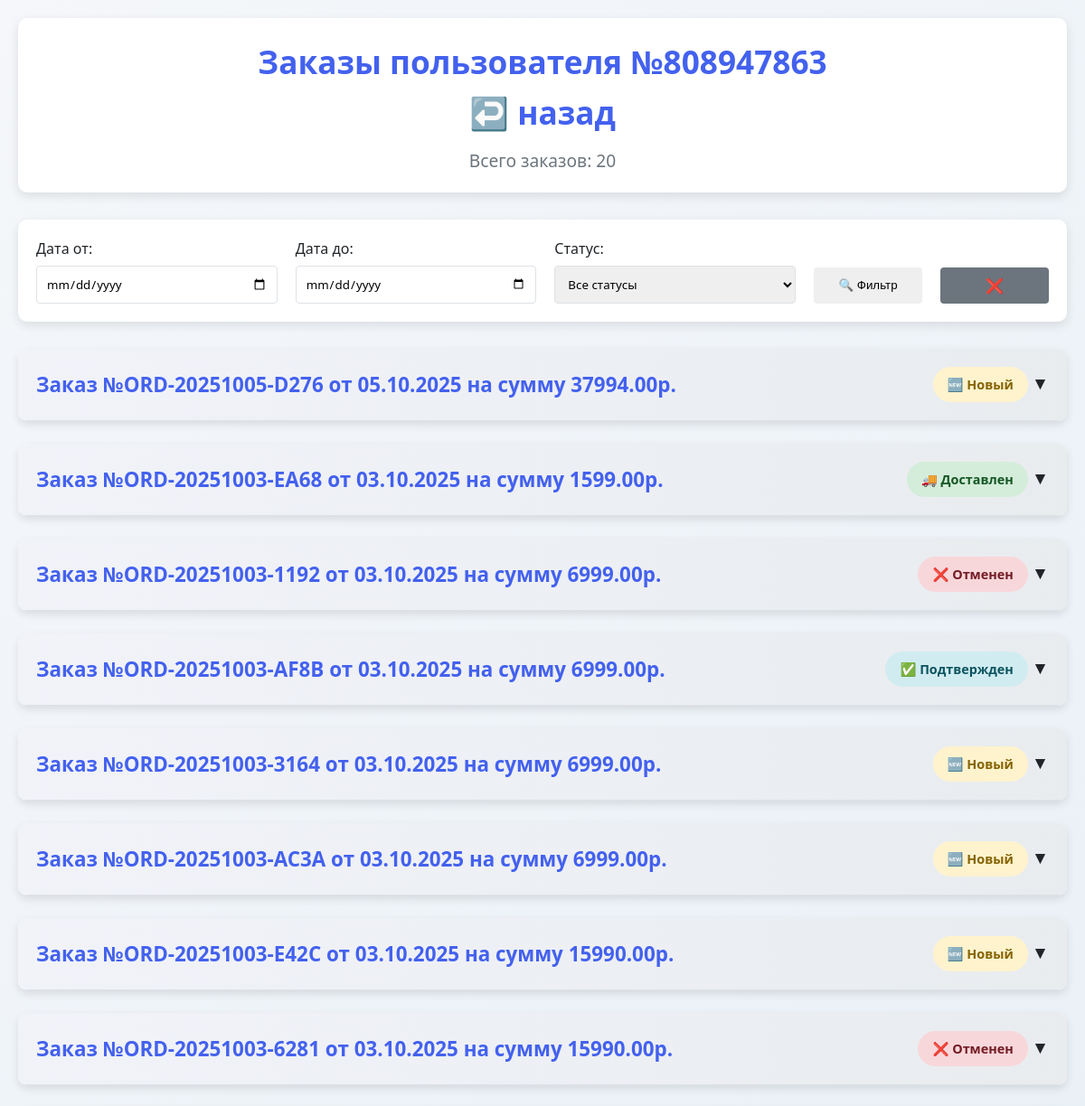
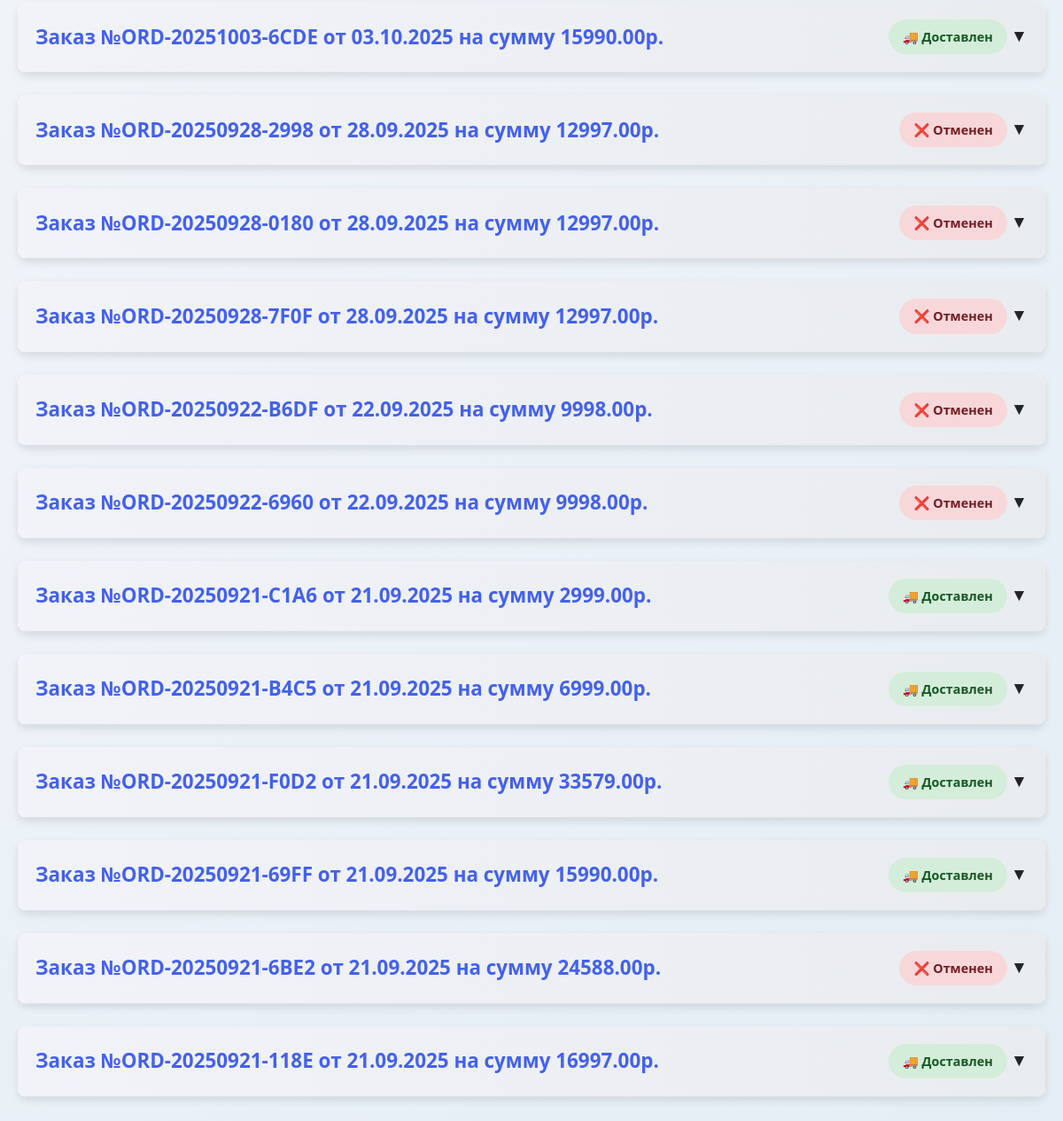
Page /orders/orders-page/user-orders/?user_id=808947863 on the committed database (2 pictures, top to bottom).
### database/models.py (models this page shows)
class Order(Base):
    __tablename__ = 'orders'
    id = Column(Integer, primary_key=True, index=True)
    user_id = Column(Integer, nullable=False)
    created_at = Column(DateTime, default=lambda: datetime.now(timezone(timedelta(hours=3))))
    status = Column(String(50), default="new")  # new / confirmed / delivered / cancelled
    total_amount = Column(Float, nullable=False)
    customer_name = Column(String(100))
    customer_phone = Column(String(20))
    customer_address = Column(String(300))
    delivery_method = Column(String(50))
    order_number = Column(String(20), unique=True, nullable=False)
    items = relationship("OrderItem", back_populates="order")

### api/routes/orders.py (the view)
@router.get("/orders-page/user-orders/", response_class=HTMLResponse)
def get_user_orders(
        request: Request,
        user_id: int = Query(None, description="ID пользователя"),
        date_from: str = Query(None),
        date_to: str = Query(None),
        status: str = Query(None),
        db: Session = Depends(get_db)
):
    query = db.query(Order).options(
        joinedload(Order.items).joinedload(OrderItem.product)  # ← загружаем товары
    )
    if user_id:
        query = query.filter(Order.user_id == user_id)
    if date_from:
        try:
            date_from_obj = datetime.strptime(date_from, "%Y-%m-%d")
            query = query.filter(Order.created_at >= date_from_obj)
        except ValueError:
            pass
    if date_to:
        try:
            date_to_obj = datetime.strptime(date_to, "%Y-%m-%d")
            date_to_obj = date_to_obj.replace(hour=23, minute=59, second=59)
            query = query.filter(Order.created_at <= date_to_obj)
        except ValueError:
            pass
    if status:
        query = query.filter(Order.status == status)
    orders = query.order_by(Order.created_at.desc()).all()
    for order in orders:
        for item in order.items:
            if hasattr(item, 'product') and item.product:
                item.product_name = item.product.name
            else:
                item.product_name = "Товар не найден"
    return templates.TemplateResponse("orders.html", {
        "request": request,
        "orders": orders,
        "date_from": date_from,
        "date_to": date_to,
        "status": status
    })

### templates/orders.html (shortened to what this page needs)
<!DOCTYPE html>
<html lang="ru">
<head>
</head>
<body>
    <div class="container">
        <header>
            <h1>
    <a href="/orders/orders-page/" style="text-decoration: none; color: inherit;">
        {% if request.query_params.get('user_id') %}
        Заказы пользователя №{{ request.query_params.get('user_id') }}<br>
        ↩️ назад
    {% else %}
        Управление заказами
    {% endif %}
    </a>
</h1>
            <p class="summary">Всего заказов: {{ orders|length }}</p>
        </header>
        <div class="filters">
    <form id="filter-form" method="GET">
        <div class="filter-row">
            <div class="filter-group">
                <label for="date_from">Дата от:</label>
                <input type="date" id="date_from" name="date_from" value="{{ request.query_params.get('date_from', '') }}">
            </div>
            <div class="filter-group">
                <label for="date_to">Дата до:</label>
                <input type="date" id="date_to" name="date_to" value="{{ request.query_params.get('date_to', '') }}">
            </div>
            <div class="filter-group">
                <label for="status">Статус:</label>
                <select id="status" name="status">
                    <option value="">Все статусы</option>
                </select>
            </div>
            <button type="submit" class="filter-button">🔍 Фильтр</button>
            <a href="/orders/orders-page/user-orders/{% if request.query_params.get('user_id') %}?user_id={{ request.query_params.get('user_id') }}{% endif %}" class="filter-button" style="text-decoration:none; background-color: var(--gray);">❌</a>
        </div>
    </form>
</div>
        {% for order in orders %}
        <div class="order" data-order-id="{{ order.id }}" onclick="toggleOrderDetails(this)">
            <div class="order-header">
                <div class="order-number">Заказ №{{ order.order_number }} от {{ order.created_at.strftime('%d.%m.%Y') }} на сумму {{ "%.2f"|format(order.total_amount) }}р.</div>
                <div>
                    <div class="order-status status-{{ order.status }}">
                        {% if order.status == 'new' %}🆕 Новый
                        {% elif order.status == 'confirmed' %}✅ Подтвержден
                        {% elif order.status == 'cancelled' %}❌ Отменен
                        {% elif order.status == 'delivered' %}🚚 Доставлен
                        {% else %}{{ order.status }}{% endif %}
                    </div>
                    <span class="toggle-icon">▼</span>
                </div>
            </div>
        </div>
        {% else %}
        <div style="text-align: center; padding: 40px; background: white; border-radius: var(--radius); box-shadow: 0 4px 12px var(--shadow);">
            <h3>📭 Нет заказов</h3>
            <p>Заказов пока не поступало.</p>
        </div>
        {% endfor %}
    </div>
</body>
</html>

### templates/orders.html (style rules this page uses)
:root { --primary: #4361ee; --success: #4cc9f0; --warning: #f72585; --danger: #e63946; --light: #f8f9fa; --dark: #212529; --gray: #6c757d; --border: #dee2e6; --shadow: rgba(0, 0, 0, 0.1); --radius: 10px; }
* { margin: 0; padding: 0; box-sizing: border-box; }
.filters { background: white; border-radius: var(--radius); box-shadow: 0 4px 12px var(--shadow); padding: 20px; margin-bottom: 30px; }
.filter-row { display: flex; flex-wrap: wrap; gap: 20px; align-items: end; }
.filter-group { display: flex; flex-direction: column; flex: 1; min-width: 200px; }
.filter-group label { font-weight: 500; margin-bottom: 5px; color: var(--dark); }
.filter-group input, .filter-group select { padding: 10px; border: 1px solid var(--border); border-radius: 4px; font-family: inherit; }
.filter-button { height: 40px; line-height: 40px; text-align: center; padding: 0 20px; border: none; border-radius: 4px; font-weight: 500; cursor: pointer; width: 120px; box-sizing: border-box; }
body { font-family: 'Segoe UI', Tahoma, Geneva, Verdana, sans-serif; background: linear-gradient(135deg, #f5f7fa 0%, #e4edf5 100%); color: var(--dark); padding: 20px; line-height: 1.6; }
.container { max-width: 1200px; margin: 0 auto; }
header { text-align: center; margin-bottom: 30px; padding: 20px; background: white; border-radius: var(--radius); box-shadow: 0 4px 12px var(--shadow); }
h1 { font-size: 2.2rem; color: var(--primary); margin-bottom: 10px; }
.summary { font-size: 1.2rem; color: var(--gray); }
.order { background: white; border-radius: var(--radius); box-shadow: 0 4px 10px var(--shadow); margin-bottom: 25px; overflow: hidden; transition: transform 0.3s ease, box-shadow 0.3s ease; cursor: pointer; }
.order-header { display: flex; justify-content: space-between; align-items: center; padding: 20px; background: linear-gradient(to right, #f1f3f9, #e9ecef); border-bottom: 1px solid var(--border); }
.order-number { font-weight: bold; font-size: 1.4rem; color: var(--primary); }
.order-status { padding: 8px 16px; border-radius: 20px; font-weight: bold; font-size: 0.9rem; text-align: center; display: inline-block; }
.status-new { background: #fff3cd; color: #856404; }
.status-confirmed { background: #d1ecf1; color: #0c5460; }
.status-cancelled { background: #f8d7da; color: #721c24; }
.status-delivered { background: #d4edda; color: #155724; }
.toggle-icon { font-size: 1.2rem; transition: transform 0.3s ease; }

### rows in the picture
Order: order_number "ORD-20251005-D276", created_at "05.10.2025", total_amount "37994.00", status "🆕 Новый"
Order: order_number "ORD-20251003-EA68", created_at "03.10.2025", total_amount "1599.00", status "🚚 Доставлен"
Order: order_number "ORD-20251003-1192", created_at "03.10.2025", total_amount "6999.00", status "❌ Отменен"
Order: order_number "ORD-20251003-AF8B", created_at "03.10.2025", total_amount "6999.00", status "✅ Подтвержден"
Order: order_number "ORD-20251003-3164", created_at "03.10.2025", total_amount "6999.00", status "🆕 Новый"
Order: order_number "ORD-20251003-AC3A", created_at "03.10.2025", total_amount "6999.00", status "🆕 Новый"
Order: order_number "ORD-20251003-E42C", created_at "03.10.2025", total_amount "15990.00", status "🆕 Новый"
Order: order_number "ORD-20251003-6281", created_at "03.10.2025", total_amount "15990.00", status "❌ Отменен"
Order: order_number "ORD-20251003-6CDE", created_at "03.10.2025", total_amount "15990.00", status "🚚 Доставлен"
Order: order_number "ORD-20250928-2998", created_at "28.09.2025", total_amount "12997.00", status "❌ Отменен"
Order: order_number "ORD-20250928-0180", created_at "28.09.2025", total_amount "12997.00", status "❌ Отменен"
Order: order_number "ORD-20250928-7F0F", created_at "28.09.2025", total_amount "12997.00", status "❌ Отменен"
Order: order_number "ORD-20250922-B6DF", created_at "22.09.2025", total_amount "9998.00", status "❌ Отменен"
Order: order_number "ORD-20250922-6960", created_at "22.09.2025", total_amount "9998.00", status "❌ Отменен"
Order: order_number "ORD-20250921-C1A6", created_at "21.09.2025", total_amount "2999.00", status "🚚 Доставлен"
Order: order_number "ORD-20250921-B4C5", created_at "21.09.2025", total_amount "6999.00", status "🚚 Доставлен"
Order: order_number "ORD-20250921-F0D2", created_at "21.09.2025", total_amount "33579.00", status "🚚 Доставлен"
Order: order_number "ORD-20250921-69FF", created_at "21.09.2025", total_amount "15990.00", status "🚚 Доставлен"
Order: order_number "ORD-20250921-6BE2", created_at "21.09.2025", total_amount "24588.00", status "❌ Отменен"
Order: order_number "ORD-20250921-118E", created_at "21.09.2025", total_amount "16997.00", status "🚚 Доставлен"

### other values in the picture
{{ request.query_params.get('user_id') }} "808947863"
{{ orders|length }} "20"
